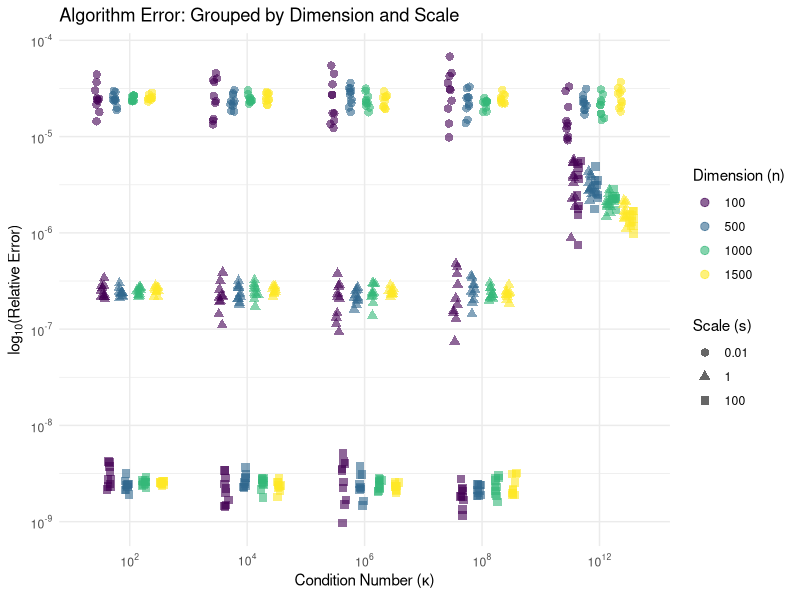
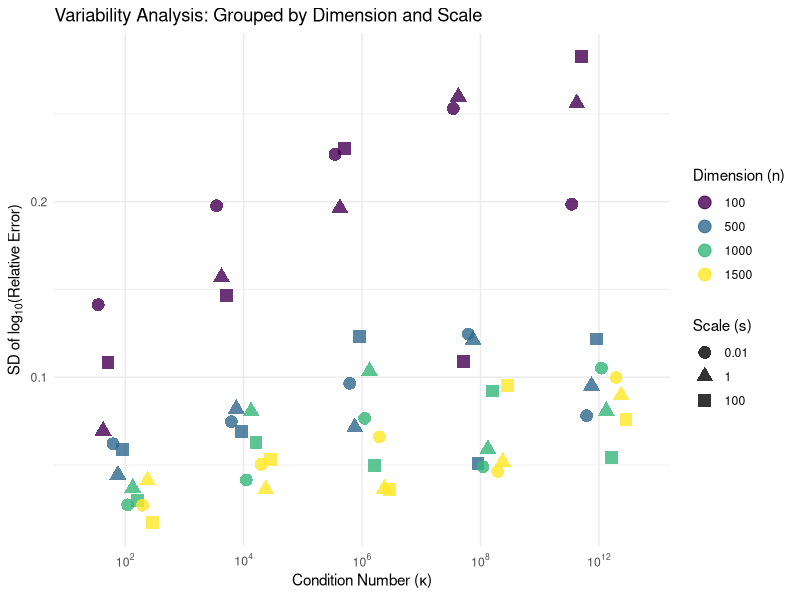
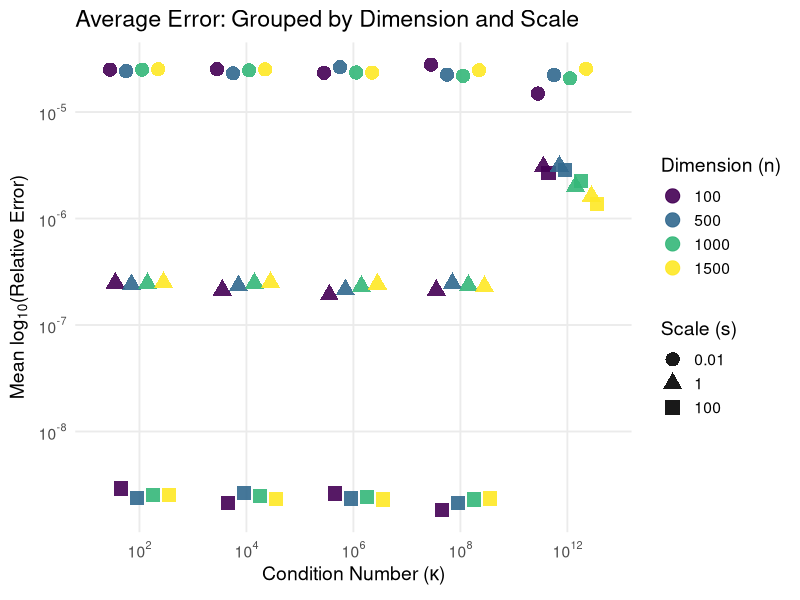
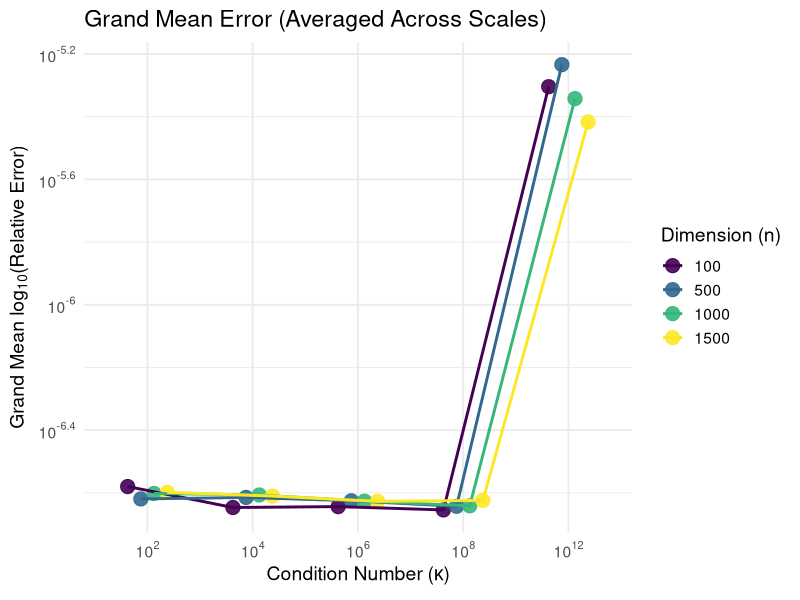
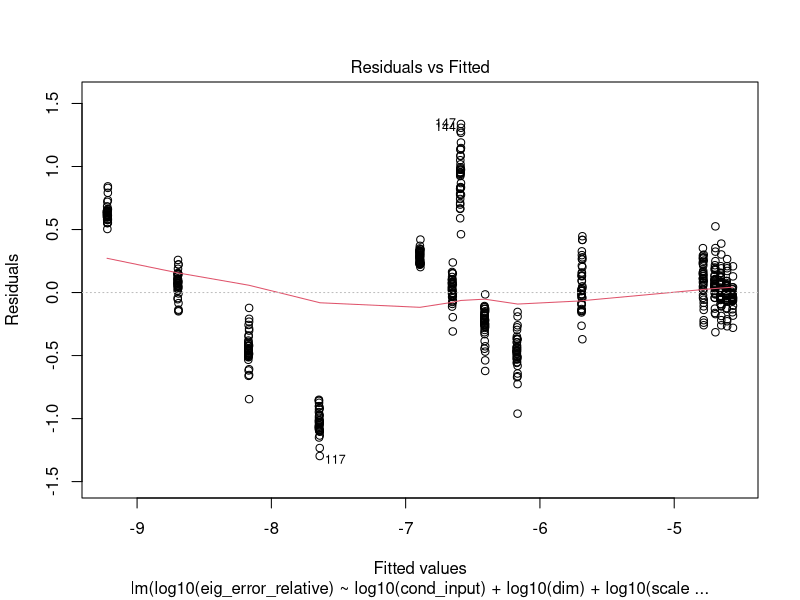
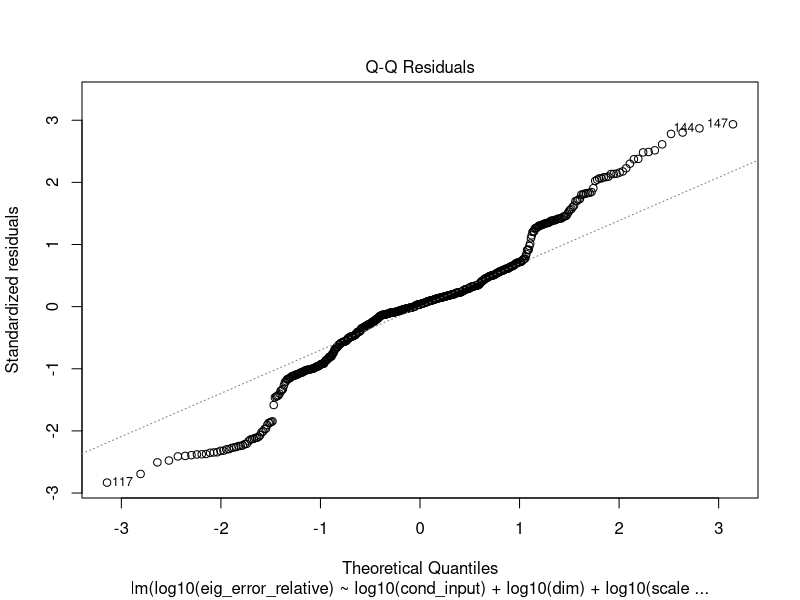
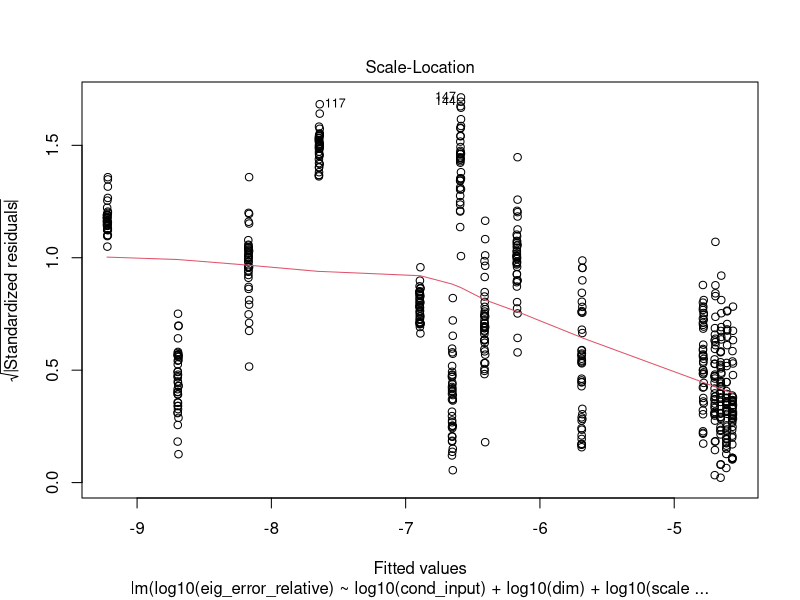
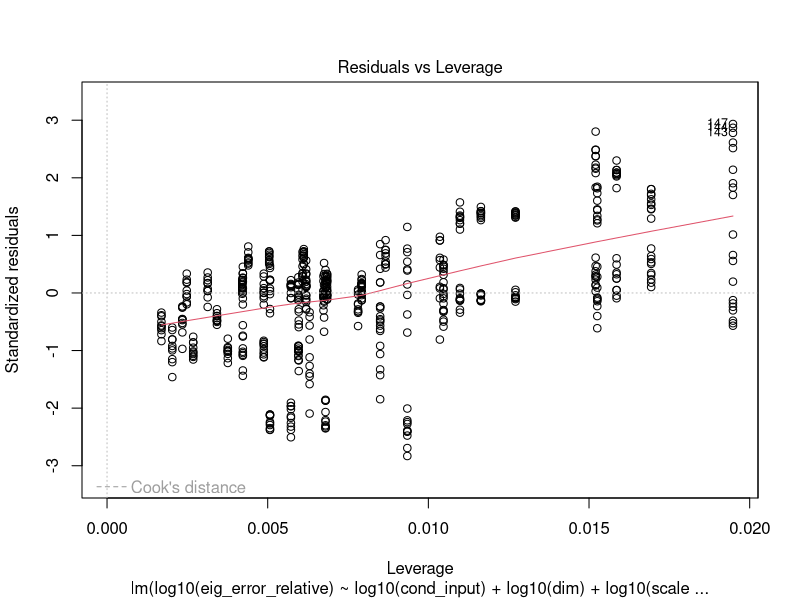

Recreate these plots in R, in order.
library(tidyverse)
library(scales)
library(emmeans)

# Load and prep the data
df <- read_csv("matrix_dataset.csv", show_col_types = FALSE) %>%
  # Filter out any infinite or NA values in our target columns
  filter(is.finite(eig_error_relative), is.finite(cond_input)) %>%
  rename(dim = size) %>%
  mutate(
    # ggplot treats them as discrete categories
    dim_fct = as.factor(dim),
    scale_fct = as.factor(scale),
    scale_label = paste0("Scale (s) = ", scale)
  )

####### Main error plot
p2 <- ggplot(df, aes(x = as.factor(log10(cond_input)), 
                     y = log10(eig_error_relative), 
                     color = dim_fct, shape = scale_fct)) +
  # position_jitterdodge adds randomness inside the dodged columns!
  geom_point(position = position_jitterdodge(jitter.width = 0.15, 
                                             dodge.width = 0.6), 
             size = 2.5, alpha = 0.6) +
  scale_color_viridis_d(option = "viridis") +
  # Format axes to 10^x
  scale_x_discrete(labels = function(x) parse(text=paste0("10^", x))) +
  scale_y_continuous(labels = math_format(10^.x)) +
  labs(
    title = "Algorithm Error: Grouped by Dimension and Scale",
    x = expression("Condition Number (" * kappa * ")"),
    y = expression(log[10] * "(Relative Error)"),
    color = "Dimension (n)", 
    shape = "Scale (s)"
  ) +
  theme_minimal() +
  theme(legend.position = "right")

ggsave("R_error_main_plot.png", plot = p2, width = 10, height = 6, dpi = 300,
       bg = "white")
print(p2)

###### Variability Analysis
# Calculate the standard deviation for each group
df_std <- df %>%
  group_by(cond_input, dim, scale, dim_fct, scale_fct) %>%
  summarise(std_log_error = sd(log10(eig_error_relative)), .groups = 'drop')

p1 <- ggplot(df_std, aes(x = as.factor(log10(cond_input)), y = std_log_error, 
                         color = dim_fct, shape = scale_fct)) +
  # position_dodge neatly separates the shapes side-by-side
  geom_point(position = position_dodge(width = 0.5), size = 4, alpha = 0.8) +
  scale_color_viridis_d(option = "viridis") + 
  # Format the X-axis to show 10^x
  scale_x_discrete(labels = function(x) parse(text=paste0("10^", x))) +
  scale_y_continuous() +
  labs(
    title = "Variability Analysis: Grouped by Dimension and Scale",
    x = expression("Condition Number (" * kappa * ")"),
    y = expression("SD of " * log[10] * "(Relative Error)"),
    color = "Dimension (n)", 
    shape = "Scale (s)"
  ) +
  theme_minimal() +
  theme(legend.position = "right")

ggsave("R_error_std_plot.png", plot = p1, width = 10, height = 6, dpi = 300,
       bg = "white")
print(p1)

# Calculate the standard deviation for each group
df_mean <- df %>%
  group_by(cond_input, dim, scale, dim_fct, scale_fct) %>%
  summarise(mean_log_error = mean(log10(eig_error_relative)), .groups = 'drop')

p_mean <- ggplot(df_mean, aes(x = as.factor(log10(cond_input)), 
                              y = mean_log_error, 
                              color = dim_fct, shape = scale_fct)) +
  # Add the points on top, dodged to align perfectly
  geom_point(position = position_dodge(width = 0.6), size = 4.5, alpha = 0.9) +
  # Enforce the Viridis color scheme
  scale_color_viridis_d(option = "viridis") + 
  # Format the X-axis to show 10^x
  scale_x_discrete(labels = function(x) parse(text=paste0("10^", x))) +
  scale_y_continuous(labels = math_format(10^.x)) +
  labs(
    title = "Average Error: Grouped by Dimension and Scale",
    x = expression("Condition Number (" * kappa * ")"),
    y = expression("Mean " * log[10] * "(Relative Error)"),
    color = "Dimension (n)", 
    shape = "Scale (s)"
  ) +
  theme_minimal(base_size = 14) +
  theme(legend.position = "right",
        panel.grid.minor = element_blank())

ggsave("R_error_mean_plot.png", plot = p_mean, width = 10, height = 6, 
       dpi = 300, bg = "white")
print(p_mean)

# Calculate the Grand Mean and show why it wouldn't be a good choice to do.
# We group by condition number and dimension, completely ignoring the scales.
df_grand_mean <- df_mean %>%
  group_by(cond_input, dim_fct) %>%
  summarise(grand_mean_error = mean(mean_log_error), .groups = 'drop')

p_grand <- ggplot(df_grand_mean, aes(x = as.factor(log10(cond_input)), 
                                     y = grand_mean_error, 
                                     color = dim_fct)) +

  geom_point(position = position_dodge(width = 0.5), size = 4.5, alpha = 0.9) +
  geom_line(aes(group = dim_fct), position = position_dodge(width = 0.5), 
            linewidth = 1) +
  scale_color_viridis_d(option = "viridis") + 
  scale_x_discrete(labels = function(x) parse(text=paste0("10^", x))) +
  scale_y_continuous(labels = math_format(10^.x)) +
  labs(
    title = "Grand Mean Error (Averaged Across Scales)",
    x = expression("Condition Number (" * kappa * ")"),
    y = expression("Grand Mean " * log[10] * "(Relative Error)"),
    color = "Dimension (n)"
  ) +
  theme_minimal(base_size = 14) +
  theme(legend.position = "right")

ggsave("R_flawed_grand_mean_plot.png", plot = p_grand, width = 10, height = 6, 
       dpi = 300, bg = "white")
print(p_grand)

#Fitting ANOVA model for average error
continuous_model <- lm(log10(eig_error_relative) ~ log10(cond_input) 
                       * log10(dim)
                       * log10(scale), data = df)
# upper and lower tell the stepwise specific models list. 
print("=== Running Stepwise Selection: Mean Error Model ===")
final_model <- step(continuous_model, 
                    scope = list(
                      lower = "~ log10(cond_input) + log10(dim) + log10(scale)",
                      upper = "~ log10(cond_input) * log10(dim) * log10(scale)"
                    ) )

print("=== Final Optimized Model ===")
summary(final_model)

#check residuals
plot(final_model)

#Fit the final model to the plot of relative error
pred_grid_cont <- expand.grid(
  cond_input = unique(df$cond_input),
  dim = unique(df$dim),
  scale = unique(df$scale)
) %>%
  mutate(
    dim_fct = as.factor(dim),
    scale_fct = as.factor(scale)
  )

pred_grid_cont$predicted_mean <- predict(final_model, newdata = pred_grid_cont)

p_mean_fit <- ggplot() +
  
  geom_point(data = df, 
             aes(x = as.factor(log10(cond_input)), 
                 y = log10(eig_error_relative), 
                 color = as.factor(dim), shape = as.factor(scale)), 
             position = position_jitterdodge(jitter.width = 0.15, 
                                             dodge.width = 0.6), 
             size = 2.5, alpha = 0.5) +
  
  geom_line(data = pred_grid_cont, 
            aes(x = as.factor(log10(cond_input)), y = predicted_mean, 
                group = interaction(dim_fct, scale_fct), 
                color = dim_fct,
                linetype = scale_fct), 
            linewidth = 1.2) +
  
  scale_color_viridis_d(option = "viridis") + 
  scale_x_discrete(labels = function(x) parse(text=paste0("10^", x))) +
  scale_y_continuous(labels = math_format(10^.x)) +
  labs(
    title = "Continuous Linear Model: Mean Relative Error",
    x = expression("Condition Number (" * kappa * ")"),
    y = expression(log[10] * "(Relative Error)"),
    color = "Dimension (n)", 
    shape = "Scale (s)",      
    linetype = "Scale (s)"
  ) +
  theme_minimal(base_size = 14) +
  theme(legend.position = "right")

ggsave("R_continuous_model_fit.png", plot = p_mean_fit, width = 10, height = 6, 
       dpi = 300, bg = "white")
print(p_mean_fit)

# Stepwise Selection for Variability Analysis
full_std_model <- lm(std_log_error ~ log10(cond_input) * log10(dim) 
                     * log10(scale), data = df_std)

print("=== Running Stepwise Selection: Variability Model ===")
best_std_model <- step(full_std_model, 
                       scope = list(
                         lower = "~ log10(cond_input) + log10(dim) + log10(scale)",
                         upper = "~ log10(cond_input) * log10(dim) * log10(scale)"
                       ))

print("=== Final Optimized Variability Model ===")
summary(best_std_model)

# generate predictions using the selected BEST model
df_std$predicted_std <- predict(best_std_model, newdata = df_std)

plot(best_std_model)

#### Final Variability model 
# Create a grid of all combinations you want to predict
pred_grid <- expand.grid(
  cond_input = unique(df_std$cond_input),
  dim = unique(df_std$dim),
  scale = unique(df_std$scale)
) %>%
  mutate(
    # match the variable names in your 'best_std_model'
    log10_cond = log10(cond_input),
    dim_fct = as.factor(dim),
    scale_fct = as.factor(scale)
  )

pred_grid$predicted_std <- predict(best_std_model, newdata = pred_grid)

p_std_fit <- ggplot() +
  # Layer 1: The raw data (from df_std)
  geom_point(data = df_std, 
             aes(x = as.factor(log10(cond_input)), y = std_log_error, 
                 color = dim_fct, shape = scale_fct), 
             position = position_jitterdodge(jitter.width = 0.15, 
                                             dodge.width = 0.6), 
             size = 4, alpha = 0.5) +
  
  # Layer 2: The model lines (from pred_grid)
  geom_line(data = pred_grid, 
            aes(x = as.factor(log10_cond), y = predicted_std, 
                group = interaction(dim_fct, scale_fct), 
                color = dim_fct, linetype = scale_fct), 
            linewidth = 1.2) +
  
  scale_color_viridis_d(option = "viridis") + 
  scale_x_discrete(labels = function(x) parse(text=paste0("10^", x))) +
  labs(
    title = "Continuous Linear Model: Variability",
    x = expression("Condition Number (" * kappa * ")"),
    y = expression("SD of " * log[10] * "(Relative Error)"),
    color = "Dimension (n)", 
    shape = "Scale (s)",
    linetype = "Scale (s)"
  ) +
  theme_minimal(base_size = 14)

ggsave("R_continuous_var_model_fit.png", plot = p_std_fit, width = 10, 
       height = 6,
       dpi = 300, bg = "white")
print(p_std_fit)

#### Indicator Model 
# Creating a TRUE/FALSE column, treating it as 1 or 0 (dummy variable)
df$is_failure <- ifelse(round(log10(df$cond_input)) == 12, 1, 0)

# The scale behaves differently in condition number 10^12, thus we will
# include the interaction in the model

indicator_model <- lm(log10(eig_error_relative) ~ log10(dim) + 
                        log10(cond_input) * log10(scale) + is_failure + 
                        is_failure:log10(scale), data = df)

print("=== Running Stepwise Selection on Indicator Model ===")
best_indicator_model <- step(indicator_model, direction = "both", 
                             trace = 1)

print("=== Final Optimized Indicator Model ===")
summary(best_indicator_model)

### Graph Indicator model
pred_grid_mean <- expand.grid(
  cond_input = unique(df$cond_input),
  dim = unique(df$dim),
  scale = unique(df$scale)
) %>%
  mutate(
    is_failure = ifelse(round(log10(cond_input)) == 12, 1, 0),
    dim_fct = as.factor(dim),
    scale_fct = as.factor(scale)
  )

pred_grid_mean$predicted_mean <- predict(best_indicator_model, pred_grid_mean)

p_indicator <- ggplot() +
  # THE DOTS: Raw data from 'df'
  geom_point(data = df, 
             aes(x = as.factor(log10(cond_input)), y = eig_error_relative, 
                 color = as.factor(dim), shape = as.factor(scale)), 
             position = position_jitterdodge(jitter.width = 0.15, 
                                             dodge.width = 0.6), 
             size = 2.5, alpha = 0.5) +
  
  # THE MODEL LINES: Structural break lines from 'pred_grid_mean'
  # Mapping both shape and linetype to scale_fct with the same name merges them
  geom_line(data = pred_grid_mean, 
            aes(x = as.factor(log10(cond_input)), y = 10^(predicted_mean), 
                group = interaction(dim_fct, scale_fct), 
                color = dim_fct, linetype = scale_fct), 
            linewidth = 1.2) +
  
  scale_color_viridis_d(option = "viridis") + 
  scale_x_discrete(labels = function(x) parse(text=paste0("10^", x))) +
  scale_y_log10(labels = scales::label_math(10^.x)) +

  labs(
    title = "Structural Break Model: Mean Relative Error",
    x = expression("Condition Number (" * kappa * ")"),
    y = expression(log[10] * "(Relative Error)"),
    color = "Dimension (n)", 
    shape = "Scale (s)",      
    linetype = "Scale (s)"
  ) +
  theme_minimal(base_size = 14) +
  theme(legend.position = "right")

# Save and show
ggsave("Indicator_Model_Plot.png", plot = p_indicator, width = 10, height = 5, 
       bg = "white")
print(p_indicator)

plot(best_indicator_model)
